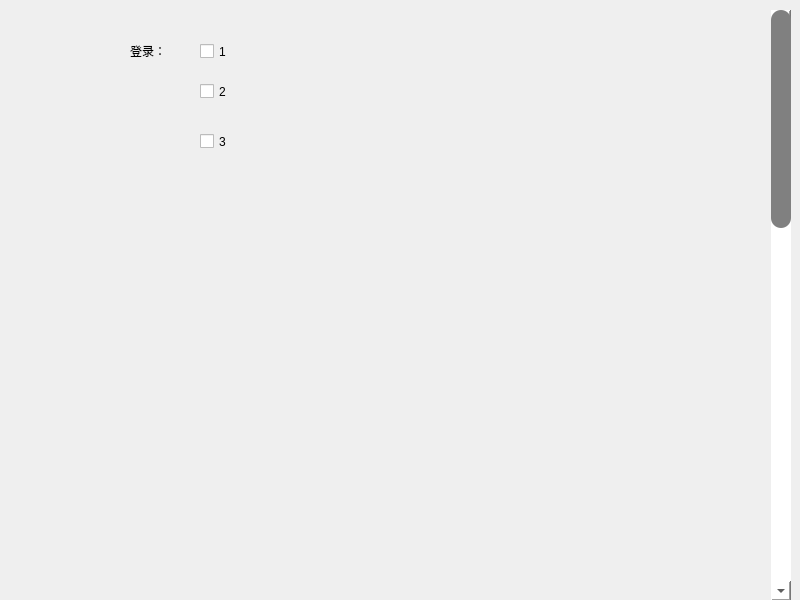
<?xml version="1.0" encoding="UTF-8"?>
<ui version="4.0">
 <class>Widget</class>
 <widget class="QWidget" name="Widget">
  <property name="geometry">
   <rect>
    <x>0</x>
    <y>0</y>
    <width>800</width>
    <height>600</height>
   </rect>
  </property>
  <property name="windowTitle">
   <string>Widget</string>
  </property>
  <property name="styleSheet">
   <string notr="true"/>
  </property>
  <widget class="QScrollArea" name="scrollArea">
   <property name="geometry">
    <rect>
     <x>100</x>
     <y>10</y>
     <width>691</width>
     <height>591</height>
    </rect>
   </property>
   <property name="styleSheet">
    <string notr="true">QScrollArea { 	/*去除外部边框*/
    border: 0px; 
    outline: 0px;  /* 移除焦点虚线框 */
}
 QScrollBar:vertical {
     width:20px;
background:white
 }
QScrollBar::handle:vertical {
     background: grey;
     border-radius:10px
 }
QScrollBar::handle:vertical:hover{
     background: rgb(0, 255, 0);
 }</string>
   </property>
   <property name="widgetResizable">
    <bool>true</bool>
   </property>
   <widget class="QWidget" name="scrollAreaWidgetContents">
    <property name="geometry">
     <rect>
      <x>0</x>
      <y>0</y>
      <width>671</width>
      <height>1600</height>
     </rect>
    </property>
    <property name="minimumSize">
     <size>
      <width>600</width>
      <height>1600</height>
     </size>
    </property>
    <widget class="QLabel" name="label">
     <property name="geometry">
      <rect>
       <x>30</x>
       <y>30</y>
       <width>81</width>
       <height>21</height>
      </rect>
     </property>
     <property name="text">
      <string>登录：</string>
     </property>
    </widget>
    <widget class="QCheckBox" name="checkBox">
     <property name="geometry">
      <rect>
       <x>100</x>
       <y>30</y>
       <width>98</width>
       <height>23</height>
      </rect>
     </property>
     <property name="text">
      <string>1</string>
     </property>
    </widget>
    <widget class="QCheckBox" name="checkBox_2">
     <property name="geometry">
      <rect>
       <x>100</x>
       <y>70</y>
       <width>98</width>
       <height>23</height>
      </rect>
     </property>
     <property name="text">
      <string>2</string>
     </property>
    </widget>
    <widget class="QCheckBox" name="checkBox_3">
     <property name="geometry">
      <rect>
       <x>100</x>
       <y>120</y>
       <width>98</width>
       <height>23</height>
      </rect>
     </property>
     <property name="text">
      <string>3</string>
     </property>
    </widget>
   </widget>
  </widget>
 </widget>
 <resources/>
 <connections/>
</ui>
